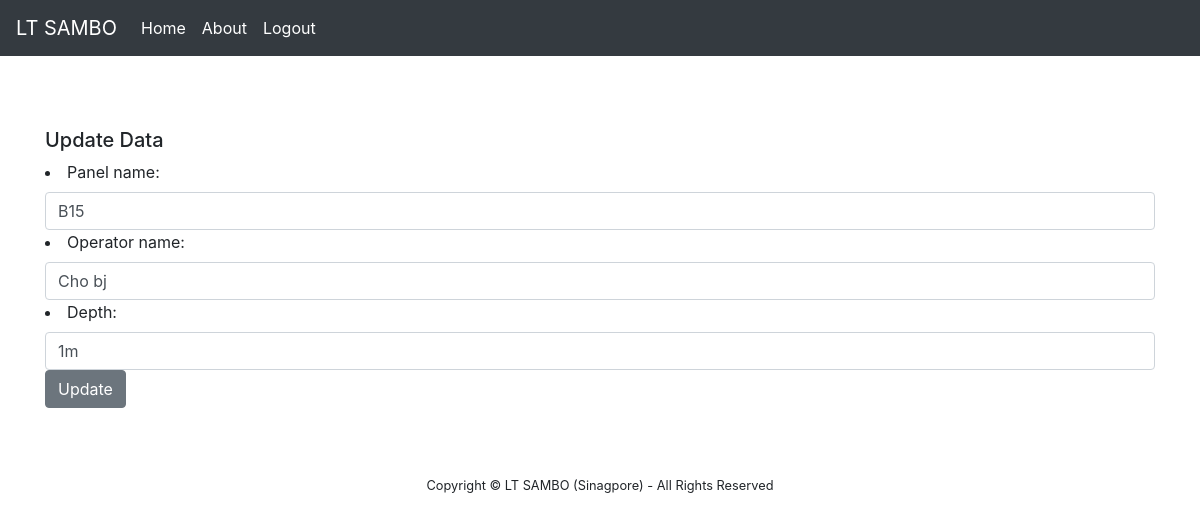
Screenshot of /tel307/edit/16 (signed in) with the database file from the repository.
### pages/models.py (models this page shows, shortened)
class Post(models.Model):
    Site_name = models.ForeignKey(User, on_delete=models.CASCADE)
    Panel_name = models.CharField(max_length=255)
    Operator_name = models.CharField(max_length=255)
    Depth = models.CharField(max_length=255)
    post_date = models.DateField(auto_now_add=True)
    category = models.CharField(max_length=255, default='category ')

### pages/views.py (the view)
# urls.py: path('tel307/edit/<int:pk>', UpdatePostView.as_view(), name='update_post'),
class UpdatePostView(UpdateView):
    model = Post
    form_class = EditForm
    template_name = 'update_post.html'

### pages/forms.py
class EditForm(forms.ModelForm):
    class Meta:
        model = Post
        fields = ('Panel_name', 'Operator_name','Depth')
        widgets = {
            'Panel_name' : forms.TextInput(attrs={'class':'form-control'}),
            'Operator_name': forms.TextInput(attrs={'class': 'form-control'}),
            'Depth': forms.TextInput(attrs={'class': 'form-control'}),
        }

### pages/templates/update_post.html (shortened to what this page needs)
{% extends 'base.html' %}
{% block content %}
<br></br>
{% if user.is_authenticated %}
    <h5>Update Data</h5>
    <div class="form-group">
    <table>
    <form method="POST">
        {{ form.as_ul }}
    </table>
        <button class="btn btn-secondary">Update</button>
    </div>
{% else %}
You're not allowed Here !
{% endif %}
{% endblock %}

### rows the page displays
Post: Panel_name "B15", Operator_name "Cho bj", Depth "1m"
